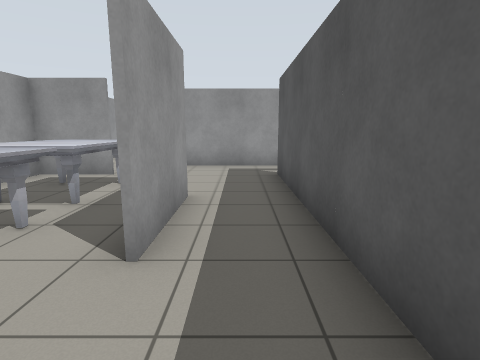
[1] (above)

24 first-person views from a walk through a robot-simulator world made for Gazebo. The camera is 1.2 m above the floor, tilts 10° down and sees 80° across. The floor is counted in squares, 1 m on a side. Each view is taken from the middle of a square. On the plan, view 1 faces up. The plan holds only what a view shows up to about 12 squares ahead; the rest is blank. Simple patterns stand in for the simulator's built-in surfaces. Simple shapes stand in for some stock models.

[2]
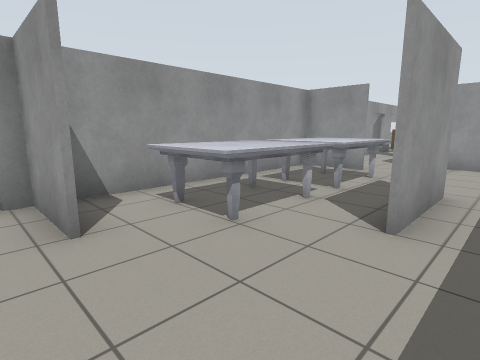

[3]
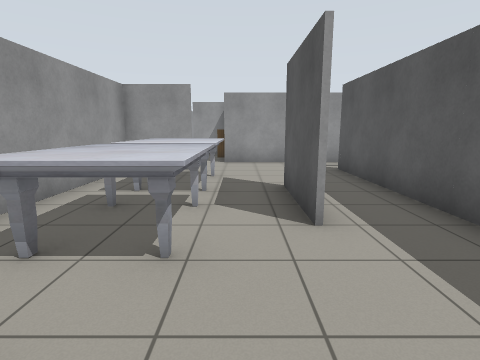

[4]
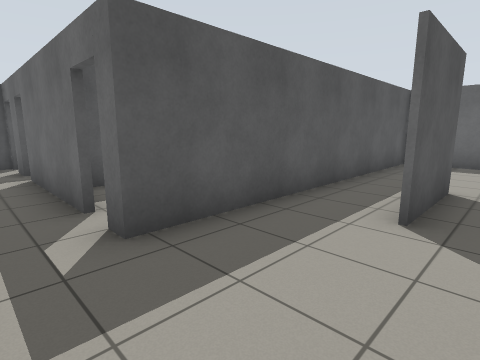

[5]
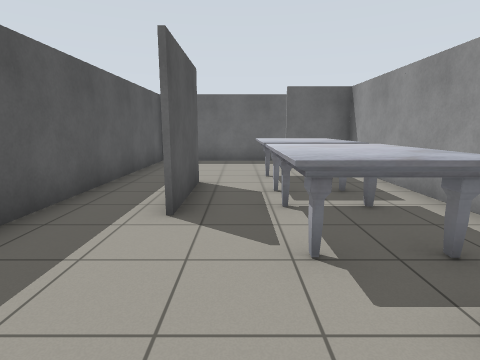

[6]
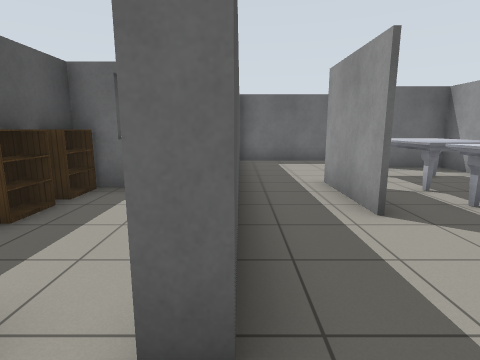

[7]
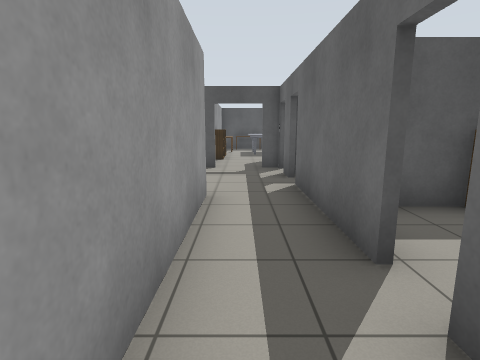

[8]
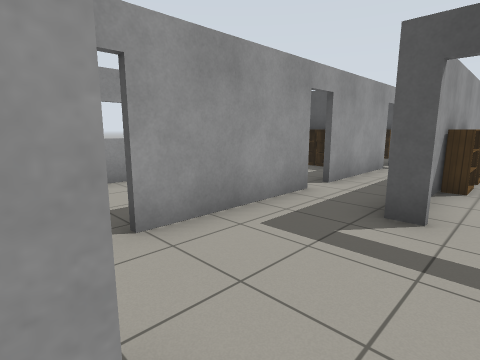

[9]
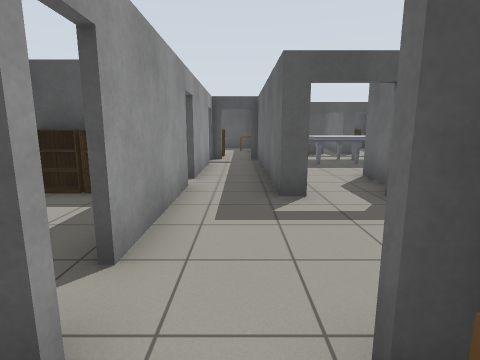

[10]
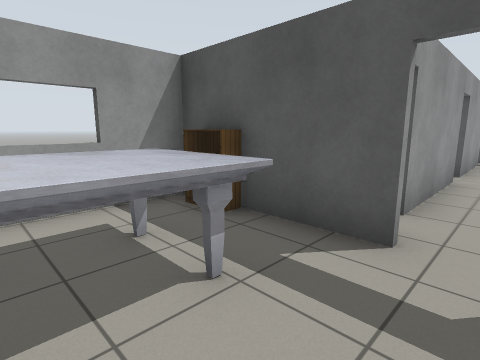

[11]
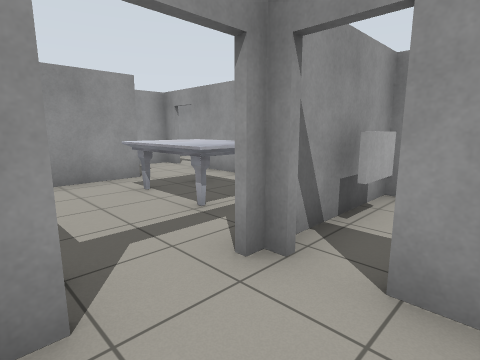

[12]
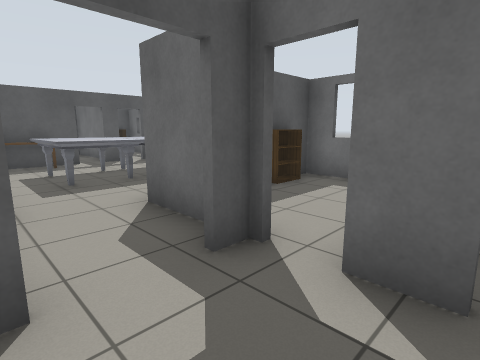

[13]
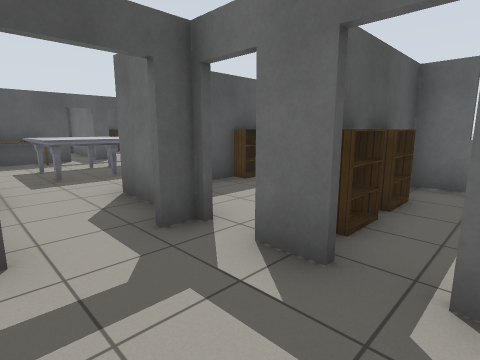

[14]
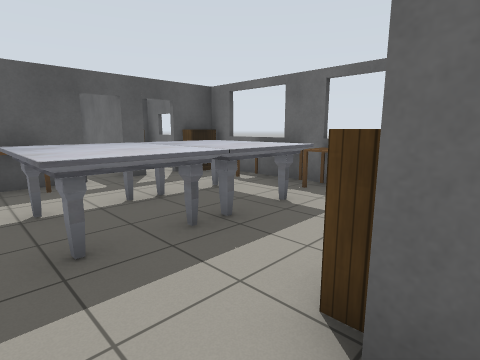

[15]
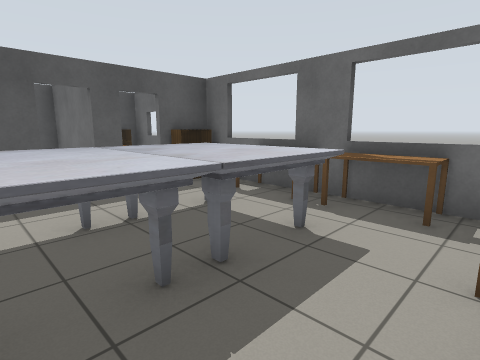

[16]
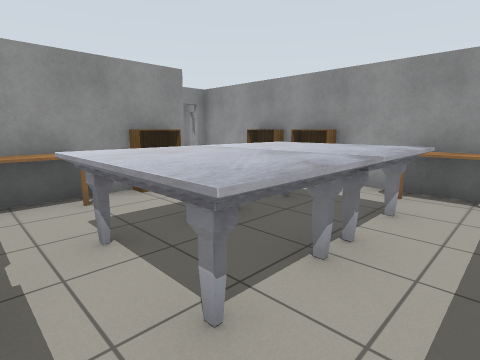

[17]
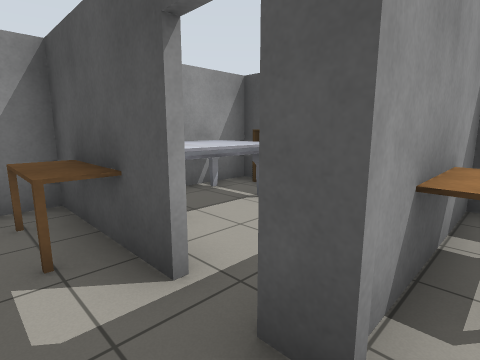

[18]
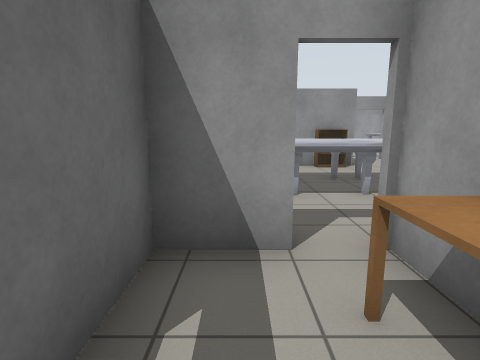

[19]
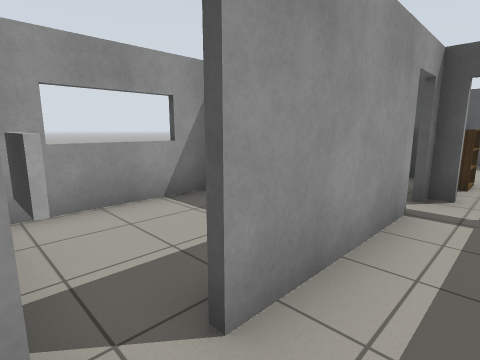

[20]
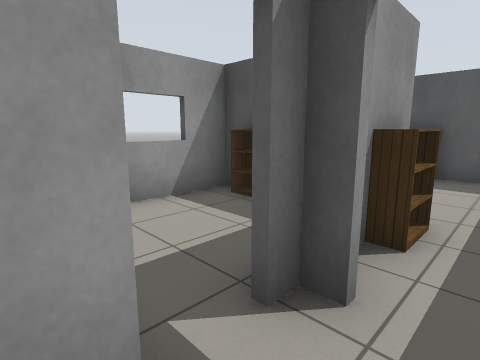

[21]
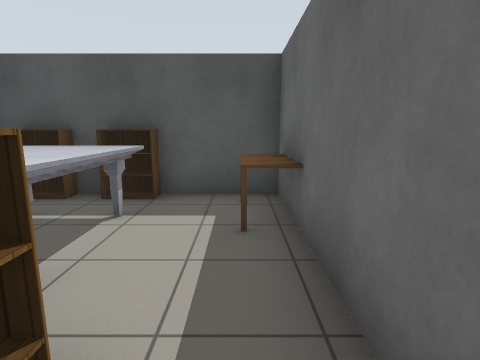

[22]
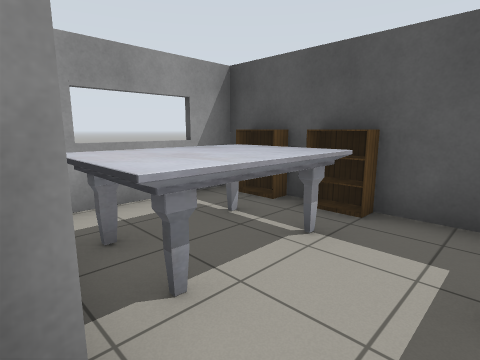

[23]
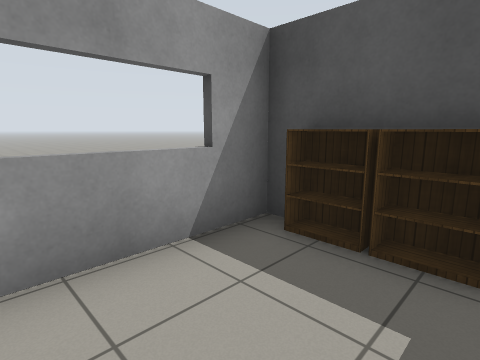

[24]
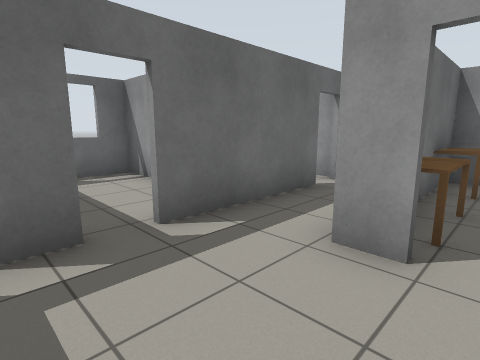

### Floor plan
Points are (right, up) in squares from view 1. A wall is a line through its corners. A room is listed if a view was taken in it or the views show most of it. See-through windows are left out.
Room 1 (views 1, 2, 3, 4, 5, 6, 7)
walls: (-0.9, 5.1) (-0.9, 2.4); (-1.1, 2.4) (-1.1, 5.1); (3.4, 3.1) (4.4, 3.1); (1.2, 7.5) (1.2, 7); (4.4, 5.5) (4.4, 6.5); (-3.4, 7.7) (-5.4, 7.7) (-5.4, -0.6); (-3.4, -0.2) (-5.5, -0.2); (-0.5, 9.6) (-2.6, 9.6); (-5.5, -0.1) (-3.4, -0.1); (-3.9, -2.1) (1, -2.1) (1, 7.8) (1.6, 7.8)
ways out: opening at (4, 7) to room 4; opening at (2.5, 9) to room 7; open door at (2, 8) to room 7; opening at (-3, 8.5); open door at (-5.5, -1)
objects: marble table (-4, 1) to (-3, 4); marble table (-4, 5) to (-3, 7); bookshelf (4, 4); bookshelf (4, 5)
Room 2 (views 8, 11, 12, 13, 19, 24)
walls: (9.1, 9.7) (9.1, 10.3) (11.4, 10.3); (7.1, 7.8) (8, 7.8); (5.2, 10.4) (5.2, 9.6); (10.1, 12.1) (6.4, 12.1); (4.5, 7.8) (6.2, 7.8)
ways out: open door at (5, 11) to room 3; opening at (11, 11) to room 4; open door at (7.8, 8.2) to room 4; opening at (5, 9) to room 7; open door at (6, 12); open door at (10.5, 12)
Room 3 (views 9, 10)
walls: (1.5, 9.8) (2.5, 9.8); (0, 13.4) (0, 12.4); (5.1, 11.7) (5.1, 13.5); (4.5, 15.6) (-0.9, 15.6)
ways out: open door at (5, 11) to room 2
objects: table (1, 10); marble table (1, 13) to (4, 14); table (4, 10)
Room 4 (views 14, 15, 16, 17, 20)
walls: (9.9, 7.8) (11.4, 7.8) (11.4, 5.4); (11.6, 10.1) (9.2, 10.1); (12.2, 3.1) (18.1, 3.1); (14.4, 10.3) (15.1, 10.3); (10, 3.1) (11.3, 3.1); (14.5, 12.1) (11, 12.1); (18.1, 6.9) (18.1, 7.6); (18.1, 5.5) (18.1, 6); (18.1, 10.1) (14.4, 10.1); (4.5, 3.1) (7.7, 3.1) (7.7, 4.6)
ways out: opening at (4, 7) to room 1; opening at (11, 11) to room 2; open door at (7.8, 8.2) to room 2; open door at (18, 6) to room 5; open door at (15, 12) to room 6; open door at (16, 11) to room 6
objects: bookshelf (7, 5) to (8, 5); bookshelf (7, 6) to (8, 7); bookshelf (11, 4) to (11, 5); table (12, 4) to (12, 5); bookshelf (12, 7); bookshelf (12, 10); table (13, 4) to (14, 4); bookshelf (13, 10) to (14, 10); marble table (14, 5) to (16, 6); marble table (14, 7) to (16, 8); table (15, 4) to (16, 4); table (16, 10); bookshelf (18, 4)
Room 5 (view 18)
walls: (22.4, 5.5) (18.1, 5.5); (18.3, 4.6) (18.3, 3.1) (22.3, 3.1)
ways out: open door at (18, 6) to room 4
objects: table (20, 5) to (21, 6); other object (22, 4)
Room 6 (views 21, 22, 23)
walls: (17.7, 10.3) (22.3, 10.3) (22.3, 12.5); (13.6, 15.6) (11.4, 15.6); (22.4, 15.6) (15, 15.6)
ways out: open door at (15, 12) to room 4; open door at (16, 11) to room 4; opening at (11, 14)
objects: bookshelf (14, 13) to (14, 14); bookshelf (14, 15); bookshelf (17, 12) to (18, 12); bookshelf (18, 13) to (18, 14); bookshelf (18, 15); marble table (19, 13) to (21, 14); table (20, 11) to (21, 11); bookshelf (22, 13); bookshelf (22, 14) to (22, 15)
Room 7 (no view inside)
walls: (2.4, 7.8) (4.5, 7.8); (5.2, 9.6) (1.4, 9.6)
ways out: opening at (2.5, 9) to room 1; open door at (2, 8) to room 1; opening at (5, 9) to room 2

Positions as (right, up) in squares from view 1, and headings:
1: (0, 0), facing up
2: (0, -1), facing up-left
3: (-2, -1), facing up
4: (-2, 9), facing down-right
5: (-2, 9), facing down
6: (1, 9), facing down
7: (0, 9), facing right
8: (5, 9), facing up-right
9: (4, 11), facing right
10: (2, 11), facing up-right
11: (7, 10), facing up-left
12: (7, 10), facing down-right
13: (6, 10), facing down-right
14: (11, 9), facing down-right
15: (12, 8), facing down-right
16: (17, 4), facing up-left
17: (17, 5), facing up-right
18: (21, 4), facing left
19: (10, 11), facing up-right
20: (14, 11), facing up-right
21: (17, 11), facing right
22: (18, 11), facing up-right
23: (15, 13), facing up-right
24: (8, 11), facing down-left
